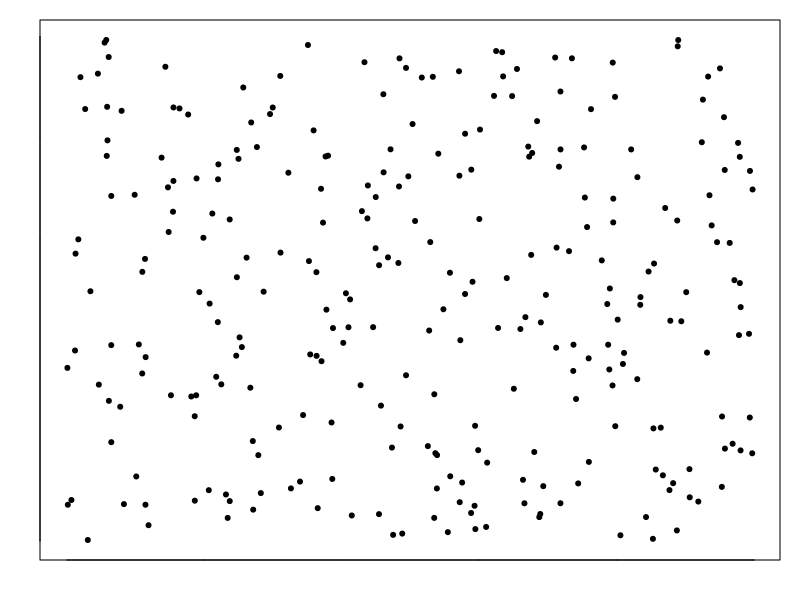
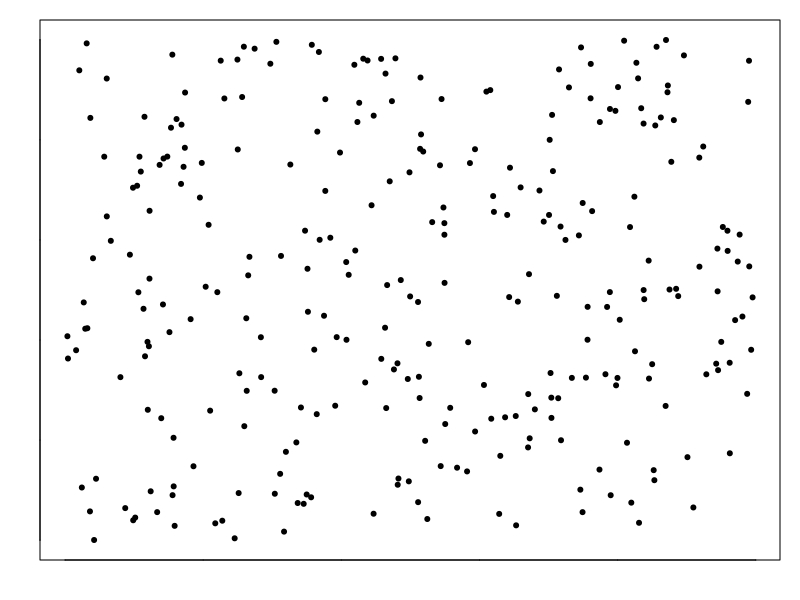
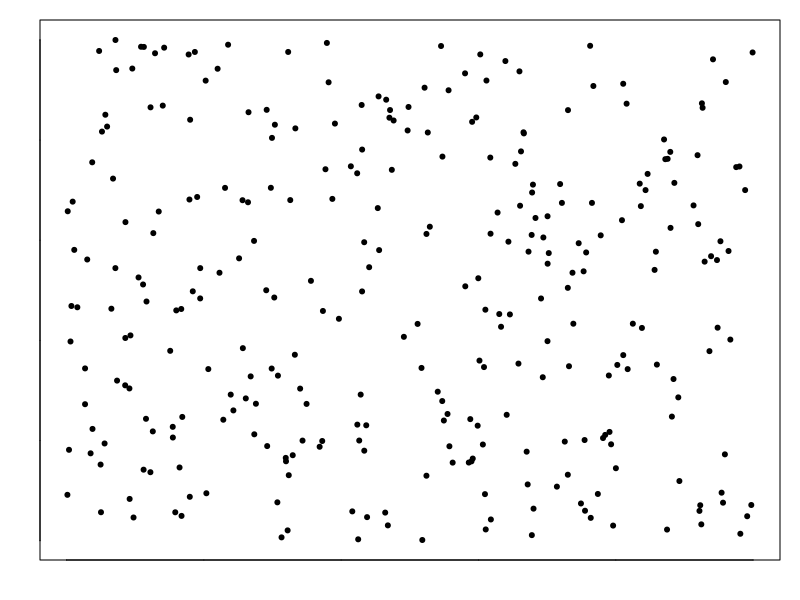
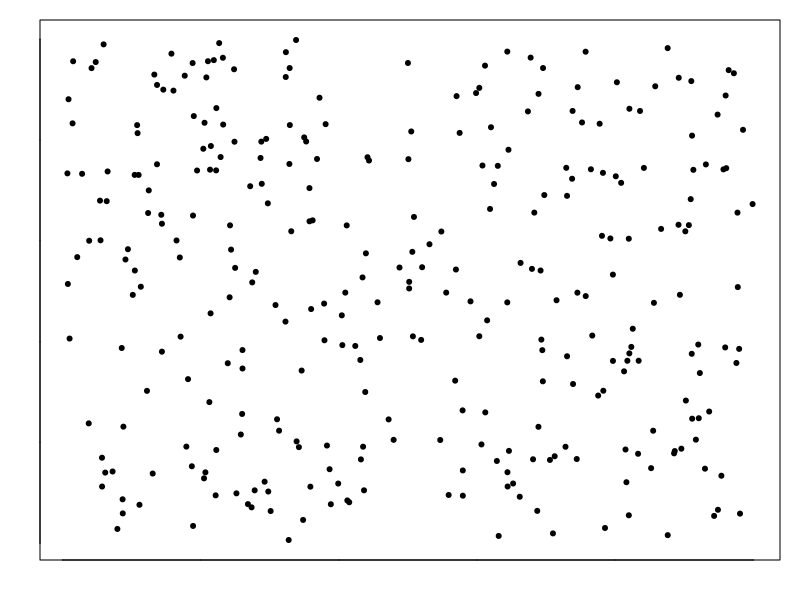
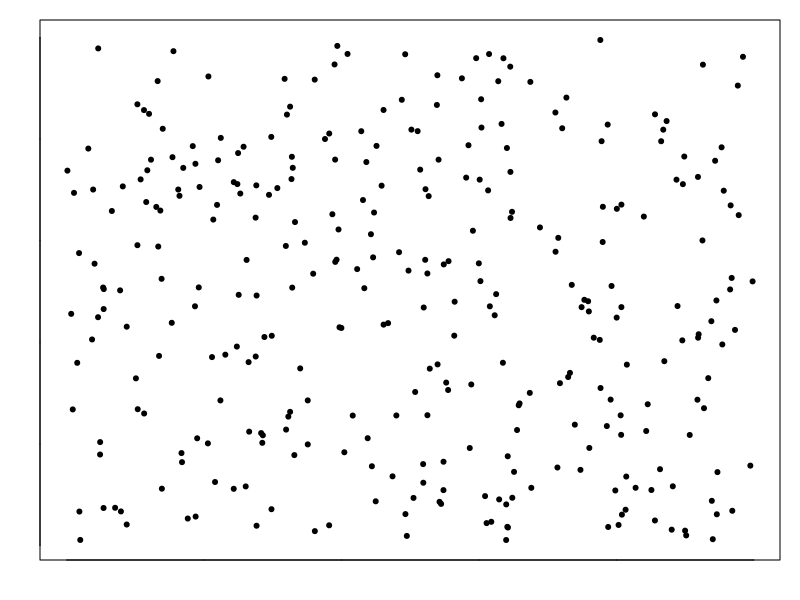

Here is the R script that generated these plots, in order:
N = c(280, 290, 300, 310, 320)
for (i in 1:5) {
	pdf(sprintf('stars%i.pdf', i), paper='special', width=6, height=6)
	par(mar=c(2,2,1,1), pch=20, col.lab='white', col.axis='white', tck=0)
	plot(runif(N[i]), runif(N[i]))
	dev.off()
}